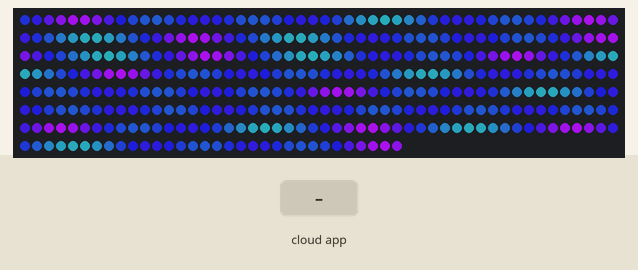
This sketch was run on a simulated ESP8266 (NodeMCU). Shown: 382 RGB LEDs in strip order, left to right, continuing on the next row. Inputs (shaded band) come from the test bench. Dim RGB values are drawn brighter than linear; WiFi joins after 1.5 s; servers stay silent unless stated; random numbers use the default seed unless the sketch sets one; EEPROM starts erased; what the sketch prints to the serial monitor is not drawn.

Above: at 1.68 s.
At 2.79 s:
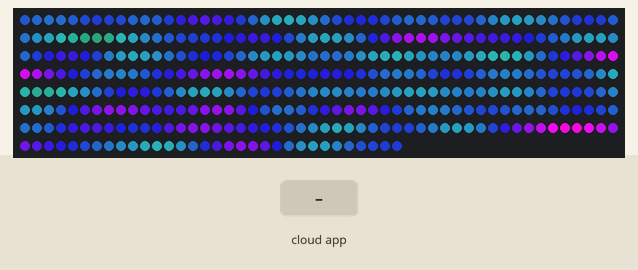
2.8 s: the phone or cloud app sets Bed.Lights to 0
At 4.0 s:
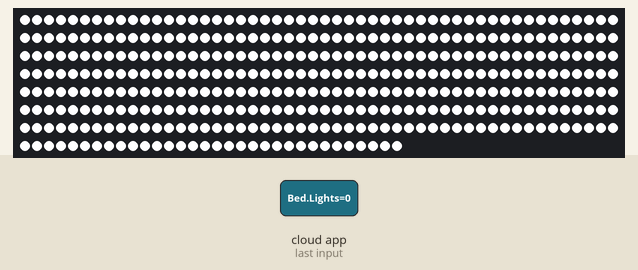
4.3 s: the phone or cloud app sets Bed.Lights to 255
Timing chart, 0 to 7.3 s (numbered marks = the images above; inputs shaded):
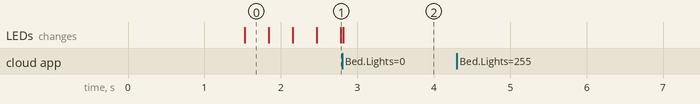

The sketch:

Bed-Lights-ESP.ino
```cpp
#include "Adafruit_NeoPixel.h"
#include "FastLED.h"


#define LED_PIN 4

#define SIDE_LED_NUM 75
#define TOP_LED_NUM 232
#define TOTAL_LED_NUM 382

#define MAX_BRIGHTNESS 255


Adafruit_NeoPixel strip(TOTAL_LED_NUM, LED_PIN, NEO_GRB + NEO_KHZ800);


#include "Memory.h"
#include "WifiCommunication.h"
#include "Modes.h"

void(* resetFunc) (void) = 0;
boolean connectWifi();


// WiFi Credentials
String Device_Name = "Bed Lights";


void alexaAction(uint8_t brightness);
boolean connectWifi();


void setup() {

    Serial.begin(9600);

    strip.begin();
    strip.setBrightness(255);//getMemBright());
    strip.clear();
    strip.show();

    mode = 20;//getMemMode();


  if (connectWifi()){

    espalexa.addDevice(Device_Name, alexaAction); //simplest definition, default state off
    espalexa.begin();
  }
  else{

    Serial.println("Cannot connect to WiFi.");
    delay(1000);

    resetFunc();
  }

  EEPROM.begin(4);

}

void loop() {

  espalexa.loop();

  delay(1);

  setBedLights();
}


void setBedLights(){

  switch(mode){


    case 5:

      for(int i = 0; i < TOTAL_LED_NUM; i++){
        strip.setPixelColor(i, 255, 0, 0);
      }

    break;


    case 7:

      for(int i = 0; i < TOTAL_LED_NUM; i++){
        strip.setPixelColor(i, 0, 255, 0);
      }

    break;


    case 10:

      for(int i = 0; i < TOTAL_LED_NUM; i++){
        strip.setPixelColor(i, 0, 0, 255);
      }

    break;


    case 12:

      for(int i = 0; i < TOTAL_LED_NUM; i++){
        strip.setPixelColor(i, 255, 0, 255);
      }

    break;


    case 15:

      for(int i = 0; i < TOTAL_LED_NUM; i++){
            strip.setPixelColor(i, 0, 255, 255);

      }

    break;

    case 17: //purle

      for(int i = 0; i < TOTAL_LED_NUM; i++){
            strip.setPixelColor(i, 255, 255, 0);

      }

    break;


    case 20: //purple fade

      perlin(25000, 35000, 30, 180);

    break;


    case 22: //white

      for(int i = 0; i < TOTAL_LED_NUM; i++){
            strip.setPixelColor(i, 255, 255, 255);

      }
    break;


    case 25: //blue fade
      //41000 5500
      //39000 8000
      perlin(41000, 5500, 30, 180);

    break;


    default:


      for(int i = 0; i < TOTAL_LED_NUM; i++){
            strip.setPixelColor(i, 255, 255, 255);

      }

    break;

  }

  strip.show();

}


//5
//7
//10
```

Memory.h
```cpp
#include <EEPROM.h>


byte getMemMode();
byte getMemBright();


void updateMemMode(byte m){

  EEPROM.put(0, m);

//  byte a;
//  EEPROM.get(0, a);
//  Serial.print("mode wrote "); Serial.println(a);

  Serial.println(getMemMode());
}

byte getMemMode(){

  byte readM = 0;

  EEPROM.get(0, readM);

  Serial.print("mode in memory "); Serial.println(readM);

  return readM;
}


void updateMemBright(byte br){

  EEPROM.put(1, br);

  byte a;
  EEPROM.get(1, a);
  Serial.print("br wrote "); Serial.println(a);
}

byte getMemBright(){

  byte readBr = 0;

  EEPROM.get(1, readBr);

  Serial.print("br got "); Serial.println(readBr);

  return readBr;
}
```

Modes.h
```cpp
/**
 * int[0] - counter
 *
 *
 * params[0] - color 1 hue
 * params[1] - hue gap
 * params[2] - fire step
 * params[3] - minSat
 */


byte huetacolors[TOTAL_LED_NUM];

void huetaRED(){

  for(int i = 0; i < TOTAL_LED_NUM; i++){

    huetacolors[i] = constrain((huetacolors[i] + random(0, 20) - 10), 10, 255);

    strip.setPixelColor(i, huetacolors[i], 0, 0);
  }
}


long getFireColor(unsigned int hueStart, unsigned int hueGap, byte minSat, int val);


 int perlinCounter = 0;


void perlin(unsigned int hueStart, unsigned int hueGap, byte fireStep, byte minSat){

  for(int i = 0; i < TOTAL_LED_NUM; i++)
    strip.setPixelColor(i, getFireColor(hueStart, hueGap, minSat, (inoise8(i * fireStep, perlinCounter))));

  perlinCounter += 5;
}


long getFireColor(unsigned int hueStart, unsigned int hueGap, byte minSat, int val) {


  return strip.ColorHSV(
             ((long) hueStart + (long) map(val, 0, 255, 0, hueGap)) % 65535,                       //H
             constrain(map(val, 0, 255, minSat, 255), 0, 255),             //S
             constrain(map(val, 0, 255, 10, MAX_BRIGHTNESS), 0, 255)       //V
           );
}
```

WifiCommunication.h
```cpp
#ifdef ARDUINO_ARCH_ESP32
#include <WiFi.h>
#else
#include <ESP8266WiFi.h>
#endif
#include <Espalexa.h>

const char* ssid = "";
const char* password = "";

Espalexa espalexa;

byte mode = 0;


void alexaAction(uint8_t brightness)
{
  //Control the device

  Serial.print("brightness : "); Serial.println(brightness);

    if(brightness >= 230){

      strip.setBrightness(map(brightness, 230, 255, 50, 255));

      updateMemBright(byte(map(brightness, 230, 255, 50, 255)));
    }

    else{

      mode = brightness;

      updateMemMode(byte(brightness));
    }
}


boolean connectWifi()
{
  boolean state = true;
  int i = 0;

  WiFi.mode(WIFI_STA);
  WiFi.begin(ssid, password);
  Serial.println("");
  Serial.println("Connecting to WiFi");

  // Wait for connection
  Serial.print("Connecting...");
  while (WiFi.status() != WL_CONNECTED) {
    delay(500);
    Serial.print(".");
    if (i > 20) {
      state = false; break;
    }
    i++;
  }
  Serial.println("");
  if (state) {
    Serial.print("Connected to ");
    Serial.println(ssid);
    Serial.print("IP address: ");
    Serial.println(WiFi.localIP());
  }
  else {
    Serial.println("Connection failed.");
  }
  return state;
}
```

Measured:
- after the input at 4.3 s, every drawn part: stays the same
